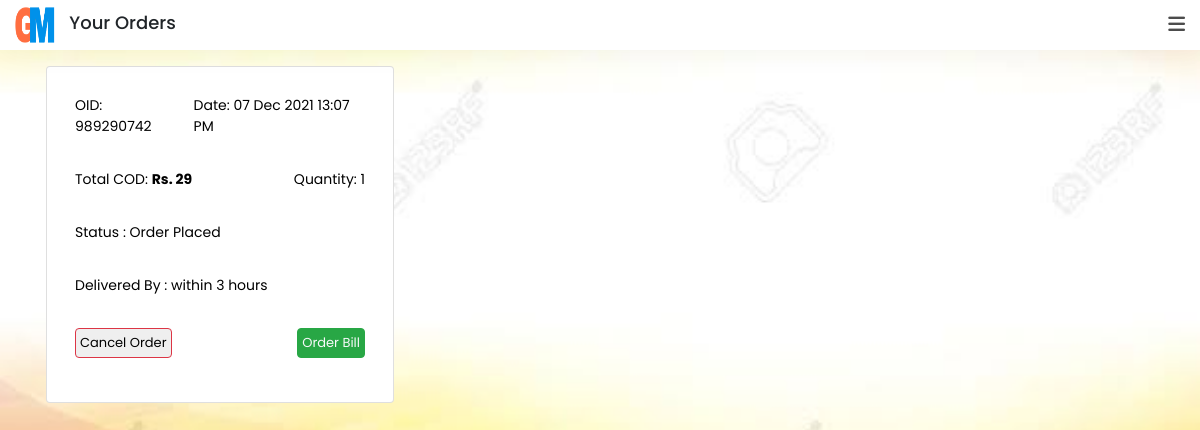
Page /order/your-orders.php (signed in) on the committed database.
### tables this page shows
CREATE TABLE `orders` (
  `order_id` int(10) NOT NULL,
  `order_unique_id` int(11) NOT NULL,
  `order_product_id` varchar(1000) NOT NULL,
  `order_pricing` varchar(100) NOT NULL,
  `order_quantity` varchar(100) NOT NULL,
  `order_sum_amount` int(100) NOT NULL,
  `order_sum_quantity` int(100) NOT NULL,
  `order_sum_wallet` int(100) NOT NULL,
  `order_address` varchar(1000) NOT NULL,
  `order_user_id` varchar(10) NOT NULL,
  `order_date` varchar(50) NOT NULL,
  `order_user_status` varchar(50) NOT NULL,
  `order_status` int(2) NOT NULL,
  `cancellation_time` varchar(50) NOT NULL
);

CREATE TABLE `delivery` (
  `dlr_id` int(1) NOT NULL,
  `dlr_charge` varchar(50) NOT NULL,
  `dlr_time` varchar(100) NOT NULL,
  `dlr_charge_wallet` varchar(10) NOT NULL,
  `dlr_time_wallet` varchar(500) NOT NULL,
  `dlr_loc_id` int(10) NOT NULL
);

### control/identification.php (called while the page is built, shortened)
<?php
require_once 'connection.php';
$mobile_number = $_SESSION["mobile_number"];
$password = $_SESSION["password"];
$query = "select user_id,mobile_number,password,user_wallet_owner,user_loc_id from user where mobile_number='$mobile_number' and password='$password'";
$result = mysqli_query($conn, $query);
$row = mysqli_fetch_assoc($result);
$user_id = $row["user_id"];
$user_wallet_owner = $row["user_wallet_owner"];
?>

### order/your-orders.php (the view, shortened to what this page needs)
<?php
	require_once '../control/identification.php';
?>
<!DOCTYPE html>
<html lang="en">
<head>
	<link rel="stylesheet" href="https://maxcdn.bootstrapcdn.com/bootstrap/4.0.0/css/bootstrap.min.css">
</head>
<body>
    <header class="navigation fix-nav">
		<div class="logo-img">
			<div class="d-inline-block">
				<a href="../index.php" class="logo"><img src="../sys_images/logo.png" alt="logo"></a>
			</div>
			<div class="d-inline-block">
				<h1>Your Orders</h1>
			</div>
		</div>
        <div class="right-menu">
            <a href="../user/profile.php" class="user">
                <em class="fa fa-bars"></em>
            </a>
        </div>
    </header>
	<section class="home-body-content">
        <div class="container">
            <div class="row">
			<?php
				$delivery_charge = "select dlr_time, dlr_time_wallet from delivery where dlr_id=1";
				$delivery_charge_result = mysqli_query($conn, $delivery_charge);
				$delivery_row = mysqli_fetch_assoc($delivery_charge_result);
				$order = "select order_id, order_unique_id, order_sum_amount, order_sum_quantity, order_date, order_user_status, order_status from orders where order_user_id=$user_id order by order_id desc";
				$order_result = mysqli_query($conn, $order);
				$msg = "Cancel Order";
					if(mysqli_num_rows($order_result) <= 0){
						echo "<div class='p-3 bg-danger text-center'>Sorry, You don't have any orders.</div>";
						$disable="disabled";
					}
					else{
						$disable="";
						$disable1="";
						while($order_row = mysqli_fetch_assoc($order_result)){
							if($order_row['order_user_status']==1){
								$disable="disabled";
								$disable1="disabled";
								$msg = "Cancelled";
								$link="#";
								$bg="#ffb5b5";
							}
							else{
								$disable="";
								$msg = "Cancel Order";
								$link="bill.php?oid=".$order_row['order_id'];
							}
							if($order_row['order_status']==0){
								$order_status = "Order Placed";
								$bg="white";
							}
			?>
                <div class="col-lg-4 col-md-4 p-3">
                    <div class="card my_card" style="background-color:<?php echo $bg;?>">
                        <div class="card-body">
							<a href="order-details.php?oid=<?php echo $order_row['order_id']; ?>">
								<div class="d-flex mb-3 NU">
									<div class="p-2 mr-auto">OID: <?php echo $order_row['order_unique_id']; ?></div>
									<div class="p-2">Date: <?php echo $order_row['order_date']; ?></div>
								</div>
								<div class="d-flex mb-3">
									<div class="p-2 mr-auto NU">Total COD: <b>Rs. <?php echo $order_row['order_sum_amount']; ?></b></div>
									<div class="p-2">Quantity: <?php echo $order_row['order_sum_quantity']; ?></div>
								</div>
								<div class="d-flex mb-3 DG name">
									<div class="p-2 mr-auto">Status  : <?php echo $order_status; ?></div>
								</div>
								<div class="d-flex mb-3 DG name">
									<div class="p-2 mr-auto">Delivered By  :
									<?php
									if($user_wallet_owner==1)
										echo $delivery_row['dlr_time_wallet'];
									else
										echo $delivery_row['dlr_time'];
									?>
									</div>
								</div>
							</a>
                            <div class="d-flex justify-content-between mb-3 buttoning">
                                <div class="p-2 mr-auto">
                                    <button <?php echo $disable;?> id="cancel" value="<?php echo $order_row['order_id']; ?>" class="btn border border-danger p-1 cancel-button"><?php echo $msg;?></button>
                                </div>
								<div class="p-2">
                                    <button <?php echo $disable1;?> class="btn btn-success p-1 cancel-button"><a href="<?php echo $link;?>" class="text-light ">Order Bill</a></button>
                                </div>
                            </div>
                        </div>
                    </div>
                </div>
                <?php
					}
				}
				?>
            </div>
        </div>
    </section>
</body>
</html>

### order/your-orders.php (style rules this page uses)
body { font-family:poppins; margin:0px; padding: 0px; font-family: poppins; background-image: url("../sys_images/bg.jpeg"); height: auto; background-position: center; background-repeat: no-repeat; background-size: cover; }
* { box-sizing: border-box; }
a { text-decoration: none; color:black; }
.navigation { display: flex; justify-content: space-between; align-items: center; padding:5px; }
h1 { font-size:18px; margin-left:10px; }
.logo { width:200px; margin-left:10px; }
.logo img { height: 40px; width:40px; }
.right-menu a { margin: 0px 10px; font-size: 1.2rem; color: rgba(0,0,0,0.7); }
.fix-nav { width:100%; position: -webkit-sticky; position: sticky; top: 0; left: 0px; background-color: #ffffff; box-shadow: 2px 2px 30px rgba(0,0,0,0.05); z-index: 102; }
.cancel-button { font-size:13px; }
.my_card { font-size:14px; }

### rows in the picture
orders: order_unique "989290742", order_date "07 Dec 2021 13:07 PM", order_sum_amount "29", order_sum_quantity "1", order_status "Order Placed", order_user_status "Cancel Order"
delivery: dlr_time "within 3 hours"
